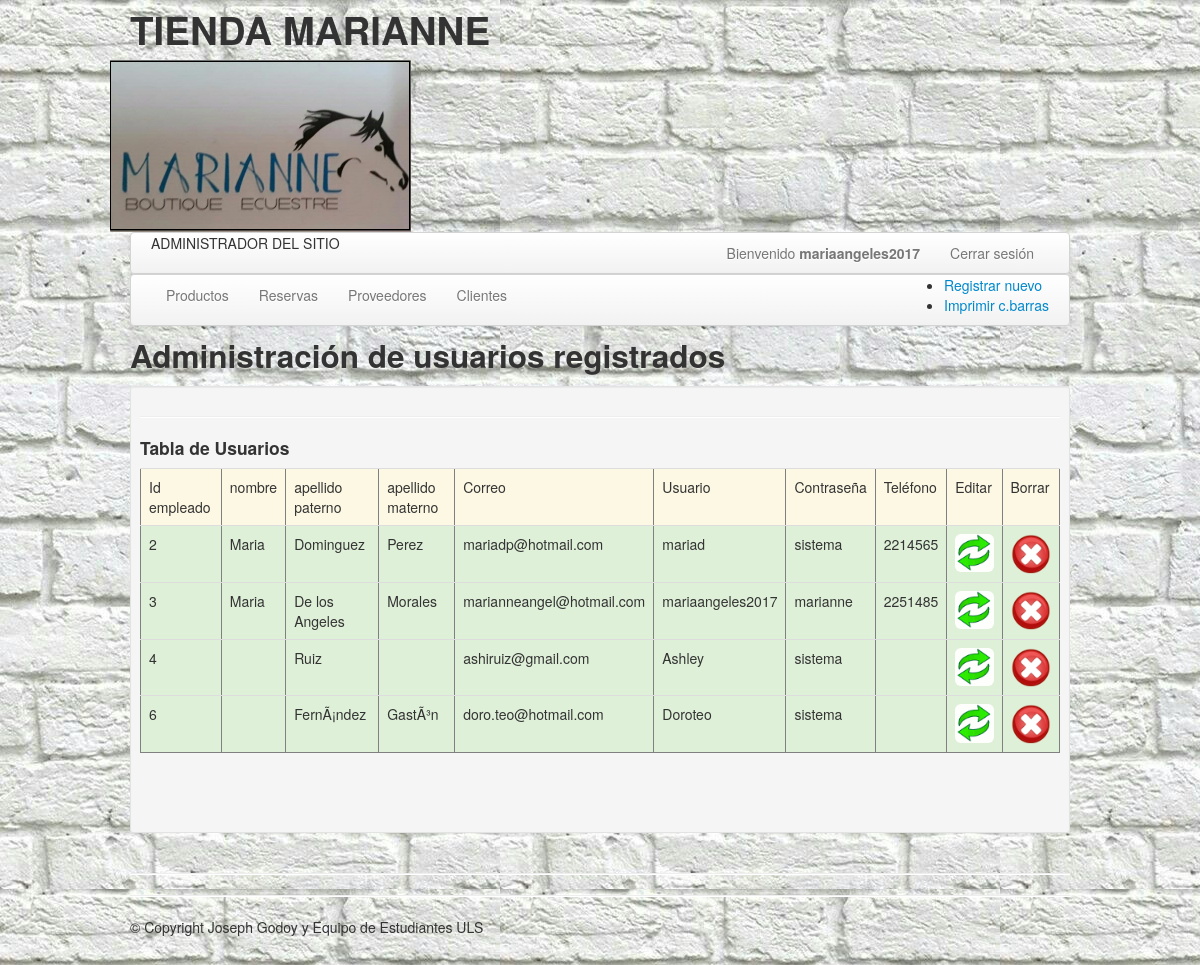
/admin.php (signed in), run on the app's committed database.
### tables this page shows
CREATE TABLE IF NOT EXISTS `empleado` (
  `ide_empleado` tinyint(2) NOT NULL AUTO_INCREMENT,
  `nombre` varchar(45) DEFAULT NULL,
  `apellido_pat` varchar(50) DEFAULT NULL,
  `apellido_mat` varchar(50) DEFAULT NULL,
  `correo` varchar(50) DEFAULT NULL,
  `usuario` varchar(20) DEFAULT NULL,
  `contrasena` varchar(10) DEFAULT NULL,
  `telefono` varchar(8) DEFAULT NULL,
  `rol` smallint(2) DEFAULT NULL,
  `pasadmin` varchar(35) DEFAULT NULL,
  PRIMARY KEY (`ide_empleado`)
);

### admin.php (the view, shortened to what this page needs)
<!DOCTYPE html>
<html lang="en">
  <head>
    <link href="bootstrap/css/bootstrap.min.css" rel="stylesheet"/>
  </head>
<body data-offset="40" background="images/fondo3.jpg" style="background-attachment: fixed">
<div class="container">
<header class="header">
<div class="row">
	<?php
	include("include/cabecera.php");
	?>
</div>
<div class="row">
<img src="imagenes/logo.png" height="172"  width="301">
</div>
</header>
<div class="navbar">
  <div class="navbar-inner">
	<div class="container">
	  <div class="nav-collapse">
		<ul class="nav">
			<li class="">ADMINISTRADOR DEL SITIO</li>
		</ul>
		<ul class="nav pull-right">
		<li><a href="">Bienvenido <strong><?php echo $_SESSION['usuario'];?></strong> </a></li>
			  <li><a href="desconectar.php"> Cerrar sesión </a></li>
		</ul>
	  </div>
	</div>
  </div>
  	<div class="navbar-inner">
  	 <div class="container">
	  <div class="nav-collapse">
		<ul class="nav">
			<li class=""><a href="#">Productos</a></li>
			 <li class=""><a href="#">Reservas</a></li>
			 <li class=""><a href="proveedores.html">Proveedores</a></li>
			 <li class=""><a href="clientes.php">Clientes</a></li>
		</ul>
		<ul class="dropdown-menu-right pull-right">
		<li><a href="registroneo.php">Registrar nuevo</a></li>
		<li><a href="#">Imprimir c.barras</a></li>
		</ul>
  </div>
</div>
</div>
<div class="row">
	<div class="span12">
		<div class="caption">
		<h2> Administración de usuarios registrados</h2>
		<div class="well well-small">
		<hr class="soft"/>
		<h4>Tabla de Usuarios</h4>
		<div class="row-fluid">
			<?php
				require("conexion_bd.php");
				$sql=("SELECT * FROM empleado");
				$query=mysqli_query($mysqli,$sql);
				echo "<table border='1'; class='table table-hover';>";
					echo "<tr class='warning'>";
						echo "<td>Id empleado</td>";
						echo "<td>nombre</td>";
						echo "<td>apellido paterno</td>";
						echo "<td>apellido materno</td>";
						echo "<td>Correo</td>";
						echo "<td>Usuario</td>";
						echo "<td>Contraseña</td>";
						echo "<td>Teléfono</td>";
						echo "<td>Editar</td>";
						echo "<td>Borrar</td>";
					echo "</tr>";
			?>
			<?php
				 while($arreglo=mysqli_fetch_array($query)){
				  	echo "<tr class='success'>";
				    	echo "<td>$arreglo[0]</td>";
				    	echo "<td>$arreglo[1]</td>";
				    	echo "<td>$arreglo[2]</td>";
				    	echo "<td>$arreglo[3]</td>";
				    	echo "<td>$arreglo[4]</td>";
				    	echo "<td>$arreglo[5]</td>";
				    	echo "<td>$arreglo[6]</td>";
				    	echo "<td>$arreglo[7]</td>";
				    	echo "<td><a href='actualizar.php?id=$arreglo[0]'><img src='images/actualizar.gif' class='img-rounded'></td>";
						echo "<td><a href='admin.php?id=$arreglo[0]&idborrar=2'><img src='images/eliminar.png' class='img-rounded'/></a></td>";
					echo "</tr>";
				}
				echo "</table>";
			?>
		<div class="span8">
		</div>
		</div>
		<br/>
		</div>
</div>
	</div>
</div>
<hr class="soften"/>
<footer class="footer">
<hr class="soften"/>
<p>&copy; Copyright Joseph Godoy y Equipo de Estudiantes ULS <br/><br/></p>
 </footer>
</div>
  </body>
</html>

### include/cabecera.php
<!DOCTYPE html>
<h1 class="span">TIENDA MARIANNE</h1>

### data on the page
empleado: ide_empleado "2", nombre "Maria", apellido_pat "Dominguez", apellido_mat "Perez", correo "mariadp@hotmail.com", usuario "mariad", contrasena "sistema", telefono "2214565"
empleado: ide_empleado "3", nombre "Maria", apellido_pat "De los Angeles", apellido_mat "Morales", correo "marianneangel@hotmail.com", usuario "mariaangeles2017", contrasena "marianne", telefono "2251485"
empleado: ide_empleado "4", apellido_pat "Ruiz", correo "ashiruiz@gmail.com", usuario "Ashley", contrasena "sistema"
empleado: ide_empleado "6", apellido_pat "FernÃ¡ndez", apellido_mat "GastÃ³n", correo "doro.teo@hotmail.com", usuario "Doroteo", contrasena "sistema"

### other printed values
$_SESSION['usuario'] "mariaangeles2017"
